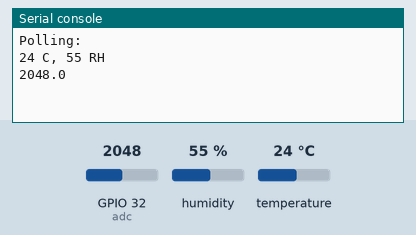
Recording of a program running on a simulated ESP32 board running MicroPython. Shown: the last lines printed to the serial console. The test bench sets the inputs (shaded band); at power-on: humidity 55 %, GPIO 32 (adc) = 2048, temperature 24 °C (analog values on the 0–4095 scale). No MQTT or app messages arrive unless stated.

Above: at 1.3 s.
1.4 s: humidity set to 22 %
2.9 s: GPIO 32 (adc) set to 2866
At 3.34 s:
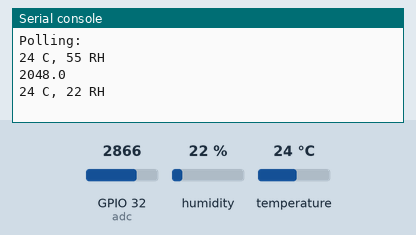
4.4 s: temperature set to 12 °C
At 5.4 s:
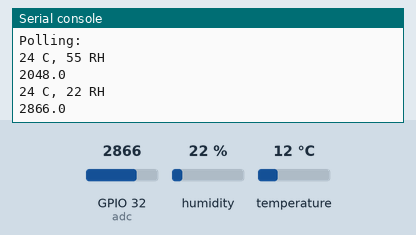
5.9 s: GPIO 32 (adc) set to 3603
At 6.8 s:
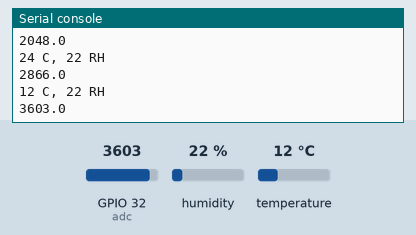
7.4 s: humidity set to 40 %
At 9.75 s:
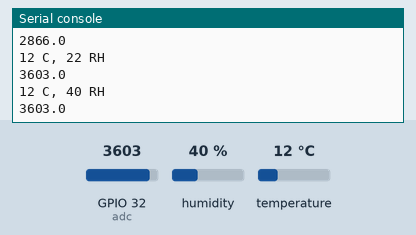
Timing chart, 0 to 9.9 s (numbered marks = the images above; inputs shaded):
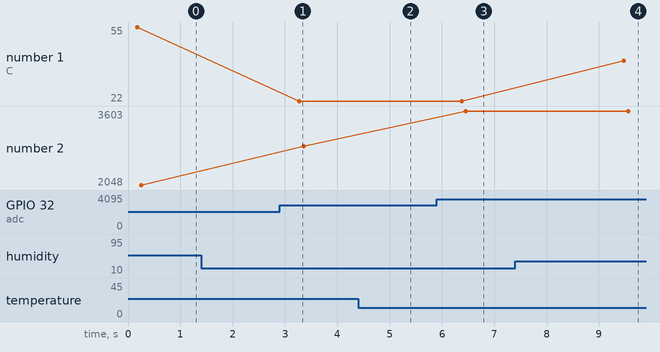

Measured:
- after the input at 5.9 s, the serial console: prints a new line after 0.56 s (image 3)
- after the input at 7.4 s, the serial console: prints a new line after 2.1 s (image 4)
- plotted number 1: 22 → 40 after the input at 7.4 s
- plotted number 2: 2048 → 2866 after the input at 2.9 s, 2866 → 3603 after the input at 5.9 s

The program:

main.py
```python
#!/usr/bin/env python
from umqtt.robust import MQTTClient
import time
import machine
import dht

RESETPIN = 0
LEDPIN = 16
DHTPIN = 22
SOILPIN = 32
LIGHTPIN = 34


# timeout for mqtt
def settimeout(duration):
    pass


# Function for taking average of 100 analog readings
def smooth_reading():
    avg = 0
    _AVG_NUM = 100
    for _ in range(_AVG_NUM):
        avg += soil_sensor.read()
    avg /= _AVG_NUM
    return(avg)


# MQTT setup
client = MQTTClient("higrow", "192.168.1.148", port=1883, user="mqttuser", password="mqttpassword")
client.settimeout = settimeout
client.connect()
mqtt_topic = "dht11"


# DHT11
sensor = dht.DHT11(machine.Pin(DHTPIN))

# Moisture sensor
def soil_moisture_sensor(PIN):
    from machine import ADC, Pin
    adc = ADC(Pin(32))
    adc.atten(ADC.ATTN_11DB)
    adc.width(ADC.WIDTH_12BIT)
    return adc

soil_sensor = soil_moisture_sensor(SOILPIN)

print("Polling:")
try:
    while True:
        sensor.measure()
        # d.measure()
        # d.temperature()
        # d.humidity()
        output = "{} C, {} RH".format(
            sensor.temperature(),
            sensor.humidity()
        )
        print(output)
        client.publish(mqtt_topic, output)

        # Publish on individual topics for consistency
        client.publish('home/higrow/humidity', str(sensor.humidity()))
        client.publish('home/higrow/temperature', str(sensor.temperature()))

        # Read the analogue soil moisture sensor
        # _THRESHOLD = 3000
        soil_moisture = smooth_reading()
        client.publish('home/higrow/soil-moisture', str(soil_moisture))
        print(soil_moisture)

        # if analog_val < _THRESHOLD:
        #     print("Water_detected!")
        #     client.publish('bme680-water', "ON")
        # else:
        #     client.publish('bme680-water', "OFF")
        time.sleep(3)

except Exception as e:
    print("Exception happened:", e)
```
